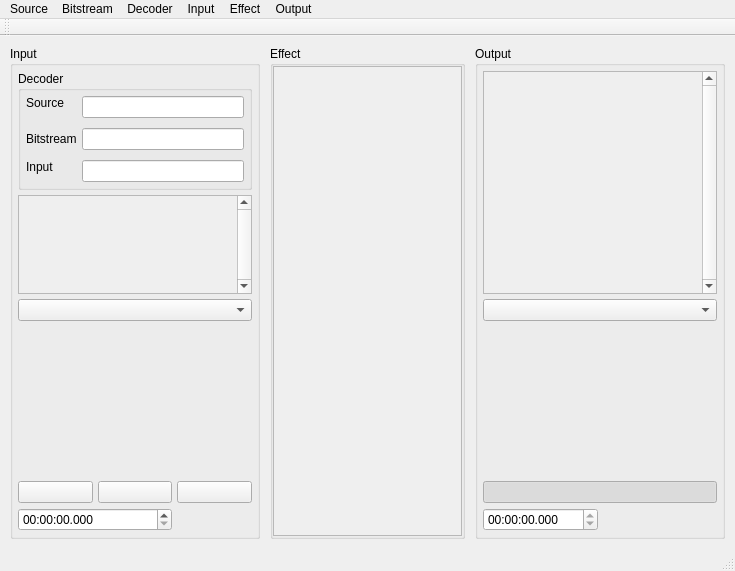
<?xml version="1.0" encoding="UTF-8"?>
<ui version="4.0">
 <class>SACEffects</class>
 <widget class="QMainWindow" name="SACEffects">
  <property name="geometry">
   <rect>
    <x>0</x>
    <y>0</y>
    <width>735</width>
    <height>571</height>
   </rect>
  </property>
  <property name="sizePolicy">
   <sizepolicy hsizetype="Maximum" vsizetype="Preferred">
    <horstretch>0</horstretch>
    <verstretch>0</verstretch>
   </sizepolicy>
  </property>
  <property name="windowTitle">
   <string>Spatial Audio Coding - Effects platform</string>
  </property>
  <widget class="QWidget" name="centralWidget">
   <layout class="QHBoxLayout" name="horizontalLayout">
    <property name="spacing">
     <number>10</number>
    </property>
    <property name="leftMargin">
     <number>10</number>
    </property>
    <property name="topMargin">
     <number>10</number>
    </property>
    <property name="rightMargin">
     <number>10</number>
    </property>
    <property name="bottomMargin">
     <number>10</number>
    </property>
    <item>
     <widget class="QGroupBox" name="input_group">
      <property name="minimumSize">
       <size>
        <width>250</width>
        <height>0</height>
       </size>
      </property>
      <property name="maximumSize">
       <size>
        <width>250</width>
        <height>16777215</height>
       </size>
      </property>
      <property name="title">
       <string>Input</string>
      </property>
      <layout class="QVBoxLayout" name="input_layout">
       <property name="spacing">
        <number>5</number>
       </property>
       <property name="leftMargin">
        <number>5</number>
       </property>
       <property name="topMargin">
        <number>5</number>
       </property>
       <property name="rightMargin">
        <number>5</number>
       </property>
       <property name="bottomMargin">
        <number>5</number>
       </property>
       <item>
        <widget class="QGroupBox" name="decoder_group">
         <property name="sizePolicy">
          <sizepolicy hsizetype="Preferred" vsizetype="Maximum">
           <horstretch>0</horstretch>
           <verstretch>0</verstretch>
          </sizepolicy>
         </property>
         <property name="title">
          <string>Decoder</string>
         </property>
         <layout class="QVBoxLayout" name="decoder_mainlayout">
          <property name="spacing">
           <number>0</number>
          </property>
          <property name="leftMargin">
           <number>0</number>
          </property>
          <property name="topMargin">
           <number>0</number>
          </property>
          <property name="rightMargin">
           <number>0</number>
          </property>
          <property name="bottomMargin">
           <number>0</number>
          </property>
          <item>
           <layout class="QFormLayout" name="decoder_layout">
            <property name="fieldGrowthPolicy">
             <enum>QFormLayout::AllNonFixedFieldsGrow</enum>
            </property>
            <property name="rowWrapPolicy">
             <enum>QFormLayout::DontWrapRows</enum>
            </property>
            <property name="formAlignment">
             <set>Qt::AlignRight|Qt::AlignTop|Qt::AlignTrailing</set>
            </property>
            <property name="horizontalSpacing">
             <number>5</number>
            </property>
            <property name="verticalSpacing">
             <number>10</number>
            </property>
            <property name="leftMargin">
             <number>5</number>
            </property>
            <property name="topMargin">
             <number>5</number>
            </property>
            <property name="rightMargin">
             <number>5</number>
            </property>
            <property name="bottomMargin">
             <number>5</number>
            </property>
            <item row="0" column="0">
             <widget class="QLabel" name="source_label">
              <property name="sizePolicy">
               <sizepolicy hsizetype="Preferred" vsizetype="Fixed">
                <horstretch>0</horstretch>
                <verstretch>0</verstretch>
               </sizepolicy>
              </property>
              <property name="minimumSize">
               <size>
                <width>50</width>
                <height>0</height>
               </size>
              </property>
              <property name="text">
               <string>Source</string>
              </property>
             </widget>
            </item>
            <item row="0" column="1">
             <widget class="QLineEdit" name="source_filename">
              <property name="enabled">
               <bool>true</bool>
              </property>
              <property name="sizePolicy">
               <sizepolicy hsizetype="Expanding" vsizetype="Fixed">
                <horstretch>0</horstretch>
                <verstretch>0</verstretch>
               </sizepolicy>
              </property>
              <property name="readOnly">
               <bool>true</bool>
              </property>
             </widget>
            </item>
            <item row="1" column="0">
             <widget class="QLabel" name="bitstream_label">
              <property name="text">
               <string>Bitstream</string>
              </property>
             </widget>
            </item>
            <item row="1" column="1">
             <widget class="QLineEdit" name="bitstream_filename">
              <property name="readOnly">
               <bool>true</bool>
              </property>
             </widget>
            </item>
            <item row="2" column="0">
             <widget class="QLabel" name="input_label">
              <property name="sizePolicy">
               <sizepolicy hsizetype="Fixed" vsizetype="Maximum">
                <horstretch>0</horstretch>
                <verstretch>0</verstretch>
               </sizepolicy>
              </property>
              <property name="minimumSize">
               <size>
                <width>50</width>
                <height>0</height>
               </size>
              </property>
              <property name="text">
               <string>Input</string>
              </property>
             </widget>
            </item>
            <item row="2" column="1">
             <widget class="QLineEdit" name="input_filename">
              <property name="readOnly">
               <bool>true</bool>
              </property>
             </widget>
            </item>
           </layout>
          </item>
         </layout>
        </widget>
       </item>
       <item>
        <widget class="QScrollArea" name="input_channels">
         <property name="sizePolicy">
          <sizepolicy hsizetype="Preferred" vsizetype="Preferred">
           <horstretch>0</horstretch>
           <verstretch>0</verstretch>
          </sizepolicy>
         </property>
         <property name="verticalScrollBarPolicy">
          <enum>Qt::ScrollBarAlwaysOn</enum>
         </property>
         <property name="horizontalScrollBarPolicy">
          <enum>Qt::ScrollBarAlwaysOff</enum>
         </property>
         <property name="sizeAdjustPolicy">
          <enum>QAbstractScrollArea::AdjustToContents</enum>
         </property>
         <property name="widgetResizable">
          <bool>true</bool>
         </property>
         <property name="alignment">
          <set>Qt::AlignLeading|Qt::AlignLeft|Qt::AlignTop</set>
         </property>
         <widget class="QWidget" name="input_channels_list">
          <property name="geometry">
           <rect>
            <x>0</x>
            <y>0</y>
            <width>217</width>
            <height>83</height>
           </rect>
          </property>
          <layout class="QVBoxLayout" name="input_channels_layout">
           <property name="spacing">
            <number>5</number>
           </property>
           <property name="leftMargin">
            <number>5</number>
           </property>
           <property name="topMargin">
            <number>5</number>
           </property>
           <property name="rightMargin">
            <number>5</number>
           </property>
           <property name="bottomMargin">
            <number>5</number>
           </property>
          </layout>
         </widget>
        </widget>
       </item>
       <item>
        <widget class="QComboBox" name="input_chart_selector"/>
       </item>
       <item>
        <widget class="QWidget" name="input_chart" native="true">
         <property name="sizePolicy">
          <sizepolicy hsizetype="Fixed" vsizetype="Fixed">
           <horstretch>0</horstretch>
           <verstretch>0</verstretch>
          </sizepolicy>
         </property>
         <property name="minimumSize">
          <size>
           <width>200</width>
           <height>150</height>
          </size>
         </property>
         <property name="maximumSize">
          <size>
           <width>300</width>
           <height>150</height>
          </size>
         </property>
         <property name="toolTipDuration">
          <number>-1</number>
         </property>
        </widget>
       </item>
       <item>
        <layout class="QGridLayout" name="input_controls">
         <property name="sizeConstraint">
          <enum>QLayout::SetDefaultConstraint</enum>
         </property>
         <property name="spacing">
          <number>5</number>
         </property>
         <item row="0" column="1">
          <widget class="QPushButton" name="input_stop">
           <property name="text">
            <string/>
           </property>
           <property name="icon">
            <iconset resource="media.qrc">
             <normaloff>:/icons/stop</normaloff>:/icons/stop</iconset>
           </property>
           <property name="checkable">
            <bool>false</bool>
           </property>
          </widget>
         </item>
         <item row="1" column="2">
          <widget class="QLabel" name="input_duration">
           <property name="text">
            <string/>
           </property>
          </widget>
         </item>
         <item row="0" column="2">
          <widget class="QPushButton" name="input_info">
           <property name="sizePolicy">
            <sizepolicy hsizetype="Minimum" vsizetype="Fixed">
             <horstretch>0</horstretch>
             <verstretch>0</verstretch>
            </sizepolicy>
           </property>
           <property name="minimumSize">
            <size>
             <width>50</width>
             <height>0</height>
            </size>
           </property>
           <property name="maximumSize">
            <size>
             <width>16777215</width>
             <height>16777215</height>
            </size>
           </property>
           <property name="text">
            <string/>
           </property>
           <property name="icon">
            <iconset resource="media.qrc">
             <normaloff>:/icons/info</normaloff>:/icons/info</iconset>
           </property>
          </widget>
         </item>
         <item row="0" column="0">
          <widget class="QPushButton" name="input_playback">
           <property name="sizePolicy">
            <sizepolicy hsizetype="Minimum" vsizetype="Fixed">
             <horstretch>0</horstretch>
             <verstretch>0</verstretch>
            </sizepolicy>
           </property>
           <property name="minimumSize">
            <size>
             <width>50</width>
             <height>0</height>
            </size>
           </property>
           <property name="maximumSize">
            <size>
             <width>16777215</width>
             <height>16777215</height>
            </size>
           </property>
           <property name="text">
            <string/>
           </property>
           <property name="icon">
            <iconset resource="media.qrc">
             <normaloff>:/icons/play</normaloff>
             <normalon>:/icons/pause</normalon>:/icons/play</iconset>
           </property>
           <property name="checkable">
            <bool>true</bool>
           </property>
          </widget>
         </item>
         <item row="1" column="0" colspan="2">
          <widget class="QDateTimeEdit" name="input_timer">
           <property name="currentSection">
            <enum>QDateTimeEdit::HourSection</enum>
           </property>
           <property name="displayFormat">
            <string>hh:mm:ss.zzz</string>
           </property>
           <property name="calendarPopup">
            <bool>false</bool>
           </property>
          </widget>
         </item>
        </layout>
       </item>
      </layout>
     </widget>
    </item>
    <item>
     <widget class="QGroupBox" name="effect_group">
      <property name="title">
       <string>Effect</string>
      </property>
      <layout class="QVBoxLayout" name="verticalLayout">
       <property name="leftMargin">
        <number>0</number>
       </property>
       <property name="topMargin">
        <number>0</number>
       </property>
       <property name="rightMargin">
        <number>0</number>
       </property>
       <property name="bottomMargin">
        <number>0</number>
       </property>
       <item>
        <widget class="QScrollArea" name="effect_monitor">
         <property name="autoFillBackground">
          <bool>true</bool>
         </property>
         <property name="widgetResizable">
          <bool>true</bool>
         </property>
         <widget class="QWidget" name="effect_monitor_list">
          <property name="geometry">
           <rect>
            <x>0</x>
            <y>0</y>
            <width>187</width>
            <height>479</height>
           </rect>
          </property>
          <property name="autoFillBackground">
           <bool>true</bool>
          </property>
          <layout class="QFormLayout" name="effect_monitor_layout">
           <property name="horizontalSpacing">
            <number>5</number>
           </property>
           <property name="verticalSpacing">
            <number>10</number>
           </property>
           <property name="leftMargin">
            <number>5</number>
           </property>
           <property name="topMargin">
            <number>5</number>
           </property>
           <property name="rightMargin">
            <number>5</number>
           </property>
           <property name="bottomMargin">
            <number>5</number>
           </property>
          </layout>
         </widget>
        </widget>
       </item>
      </layout>
     </widget>
    </item>
    <item>
     <widget class="QGroupBox" name="output_group">
      <property name="minimumSize">
       <size>
        <width>250</width>
        <height>0</height>
       </size>
      </property>
      <property name="maximumSize">
       <size>
        <width>250</width>
        <height>16777215</height>
       </size>
      </property>
      <property name="title">
       <string>Output</string>
      </property>
      <layout class="QVBoxLayout" name="output_layout">
       <property name="spacing">
        <number>5</number>
       </property>
       <property name="leftMargin">
        <number>5</number>
       </property>
       <property name="topMargin">
        <number>5</number>
       </property>
       <property name="rightMargin">
        <number>5</number>
       </property>
       <property name="bottomMargin">
        <number>5</number>
       </property>
       <item>
        <widget class="QScrollArea" name="output_channels">
         <property name="sizePolicy">
          <sizepolicy hsizetype="Preferred" vsizetype="Preferred">
           <horstretch>0</horstretch>
           <verstretch>0</verstretch>
          </sizepolicy>
         </property>
         <property name="verticalScrollBarPolicy">
          <enum>Qt::ScrollBarAlwaysOn</enum>
         </property>
         <property name="horizontalScrollBarPolicy">
          <enum>Qt::ScrollBarAlwaysOff</enum>
         </property>
         <property name="sizeAdjustPolicy">
          <enum>QAbstractScrollArea::AdjustToContents</enum>
         </property>
         <property name="widgetResizable">
          <bool>true</bool>
         </property>
         <property name="alignment">
          <set>Qt::AlignLeading|Qt::AlignLeft|Qt::AlignTop</set>
         </property>
         <widget class="QWidget" name="output_channels_list">
          <property name="geometry">
           <rect>
            <x>0</x>
            <y>0</y>
            <width>217</width>
            <height>141</height>
           </rect>
          </property>
          <layout class="QVBoxLayout" name="output_channels_layout">
           <property name="spacing">
            <number>5</number>
           </property>
           <property name="leftMargin">
            <number>5</number>
           </property>
           <property name="topMargin">
            <number>5</number>
           </property>
           <property name="rightMargin">
            <number>5</number>
           </property>
           <property name="bottomMargin">
            <number>5</number>
           </property>
          </layout>
         </widget>
        </widget>
       </item>
       <item>
        <widget class="QComboBox" name="output_chart_selector"/>
       </item>
       <item>
        <widget class="QWidget" name="output_chart" native="true">
         <property name="minimumSize">
          <size>
           <width>200</width>
           <height>150</height>
          </size>
         </property>
         <property name="maximumSize">
          <size>
           <width>300</width>
           <height>150</height>
          </size>
         </property>
        </widget>
       </item>
       <item>
        <layout class="QGridLayout" name="output_controls">
         <property name="spacing">
          <number>5</number>
         </property>
         <item row="1" column="0">
          <widget class="QDateTimeEdit" name="output_timer">
           <property name="enabled">
            <bool>true</bool>
           </property>
           <property name="readOnly">
            <bool>true</bool>
           </property>
           <property name="currentSection">
            <enum>QDateTimeEdit::HourSection</enum>
           </property>
           <property name="displayFormat">
            <string>hh:mm:ss.zzz</string>
           </property>
           <property name="calendarPopup">
            <bool>false</bool>
           </property>
          </widget>
         </item>
         <item row="1" column="1">
          <widget class="QLabel" name="output_duration">
           <property name="text">
            <string/>
           </property>
          </widget>
         </item>
         <item row="0" column="0" colspan="2">
          <widget class="QPushButton" name="output_playback">
           <property name="sizePolicy">
            <sizepolicy hsizetype="Minimum" vsizetype="Fixed">
             <horstretch>0</horstretch>
             <verstretch>0</verstretch>
            </sizepolicy>
           </property>
           <property name="minimumSize">
            <size>
             <width>50</width>
             <height>0</height>
            </size>
           </property>
           <property name="text">
            <string/>
           </property>
           <property name="icon">
            <iconset resource="media.qrc">
             <normaloff>:/icons/preview_unmute</normaloff>
             <normalon>:/icons/preview_mute</normalon>:/icons/preview_unmute</iconset>
           </property>
           <property name="checkable">
            <bool>true</bool>
           </property>
           <property name="checked">
            <bool>true</bool>
           </property>
          </widget>
         </item>
        </layout>
       </item>
      </layout>
     </widget>
    </item>
   </layout>
  </widget>
  <widget class="QMenuBar" name="menuBar">
   <property name="geometry">
    <rect>
     <x>0</x>
     <y>0</y>
     <width>735</width>
     <height>22</height>
    </rect>
   </property>
   <widget class="QMenu" name="menu_source">
    <property name="title">
     <string>Source</string>
    </property>
    <addaction name="menu_load_source"/>
    <addaction name="menu_encode"/>
   </widget>
   <widget class="QMenu" name="menu_decoder">
    <property name="title">
     <string>Decoder</string>
    </property>
    <widget class="QMenu" name="menu_upmixtype">
     <property name="title">
      <string>Upmix type</string>
     </property>
     <addaction name="menu_upmixtype_normal"/>
     <addaction name="menu_upmixtype_blind"/>
     <addaction name="menu_upmixtype_binaural"/>
     <addaction name="menu_upmixtype_stereo"/>
    </widget>
    <widget class="QMenu" name="menu_decodingtype">
     <property name="title">
      <string>Decoding type</string>
     </property>
     <addaction name="menu_decodingtype_low"/>
     <addaction name="menu_decodingtype_high"/>
    </widget>
    <widget class="QMenu" name="menu_binauralquality">
     <property name="title">
      <string>Binaural upmix quality</string>
     </property>
     <addaction name="menu_binauralquality_parametric"/>
     <addaction name="menu_binauralquality_filtering"/>
    </widget>
    <widget class="QMenu" name="menu_hrtfmodel">
     <property name="title">
      <string>HRTF model</string>
     </property>
     <addaction name="menu_hrtfmodel_kemar"/>
     <addaction name="menu_hrtfmodel_vast"/>
     <addaction name="menu_hrtfmodel_mpsvt"/>
    </widget>
    <addaction name="menu_upmixtype"/>
    <addaction name="menu_decodingtype"/>
    <addaction name="menu_binauralquality"/>
    <addaction name="menu_hrtfmodel"/>
   </widget>
   <widget class="QMenu" name="menu_input">
    <property name="title">
     <string>Input</string>
    </property>
    <addaction name="menu_decode"/>
   </widget>
   <widget class="QMenu" name="menu_bitstream">
    <property name="title">
     <string>Bitstream</string>
    </property>
    <addaction name="menu_load_bitstream"/>
    <addaction name="menu_bitstream_buried"/>
   </widget>
   <widget class="QMenu" name="menu_effect">
    <property name="title">
     <string>Effect</string>
    </property>
   </widget>
   <widget class="QMenu" name="menu_output">
    <property name="title">
     <string>Output</string>
    </property>
    <addaction name="menu_test"/>
    <addaction name="menu_export"/>
   </widget>
   <addaction name="menu_source"/>
   <addaction name="menu_bitstream"/>
   <addaction name="menu_decoder"/>
   <addaction name="menu_input"/>
   <addaction name="menu_effect"/>
   <addaction name="menu_output"/>
  </widget>
  <widget class="QToolBar" name="mainToolBar">
   <attribute name="toolBarArea">
    <enum>TopToolBarArea</enum>
   </attribute>
   <attribute name="toolBarBreak">
    <bool>false</bool>
   </attribute>
  </widget>
  <widget class="QStatusBar" name="statusBar"/>
  <action name="menu_load_source">
   <property name="text">
    <string>Load from file</string>
   </property>
  </action>
  <action name="menu_encode">
   <property name="text">
    <string>Load from encoder</string>
   </property>
  </action>
  <action name="menu_upmixtype_normal">
   <property name="checkable">
    <bool>true</bool>
   </property>
   <property name="text">
    <string>Normal</string>
   </property>
  </action>
  <action name="menu_upmixtype_blind">
   <property name="checkable">
    <bool>true</bool>
   </property>
   <property name="text">
    <string>Blind</string>
   </property>
  </action>
  <action name="menu_upmixtype_binaural">
   <property name="checkable">
    <bool>true</bool>
   </property>
   <property name="text">
    <string>Binaural</string>
   </property>
  </action>
  <action name="menu_upmixtype_stereo">
   <property name="checkable">
    <bool>true</bool>
   </property>
   <property name="text">
    <string>Stereo</string>
   </property>
  </action>
  <action name="menu_decodingtype_low">
   <property name="checkable">
    <bool>true</bool>
   </property>
   <property name="text">
    <string>Low</string>
   </property>
  </action>
  <action name="menu_decodingtype_high">
   <property name="checkable">
    <bool>true</bool>
   </property>
   <property name="text">
    <string>High</string>
   </property>
  </action>
  <action name="menu_binauralquality_parametric">
   <property name="checkable">
    <bool>true</bool>
   </property>
   <property name="text">
    <string>Parametric</string>
   </property>
  </action>
  <action name="menu_binauralquality_filtering">
   <property name="checkable">
    <bool>true</bool>
   </property>
   <property name="text">
    <string>Filtering</string>
   </property>
  </action>
  <action name="menu_hrtfmodel_kemar">
   <property name="checkable">
    <bool>true</bool>
   </property>
   <property name="text">
    <string>Kemar</string>
   </property>
  </action>
  <action name="menu_hrtfmodel_vast">
   <property name="checkable">
    <bool>true</bool>
   </property>
   <property name="text">
    <string>Vast</string>
   </property>
  </action>
  <action name="menu_hrtfmodel_mpsvt">
   <property name="checkable">
    <bool>true</bool>
   </property>
   <property name="text">
    <string>MPS VT</string>
   </property>
  </action>
  <action name="menu_decode">
   <property name="text">
    <string>Decode source</string>
   </property>
  </action>
  <action name="menu_load_bitstream">
   <property name="text">
    <string>Load from file</string>
   </property>
  </action>
  <action name="menu_bitstream_buried">
   <property name="checkable">
    <bool>true</bool>
   </property>
   <property name="text">
    <string>Buried</string>
   </property>
  </action>
  <action name="menu_test">
   <property name="text">
    <string>Test audio device</string>
   </property>
  </action>
  <action name="menu_export">
   <property name="text">
    <string>Export as file</string>
   </property>
  </action>
 </widget>
 <layoutdefault spacing="6" margin="11"/>
 <resources>
  <include location="media.qrc"/>
 </resources>
 <connections/>
</ui>
